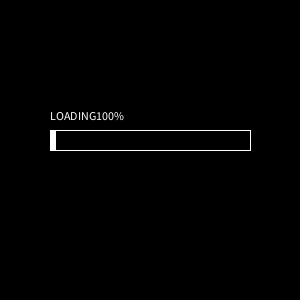
Frame 1 (no input)
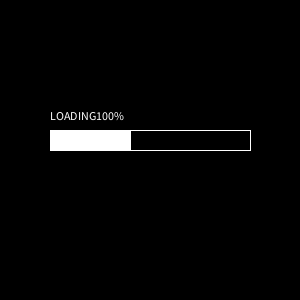
Frame 60 (the mouse pressed at the canvas centre just before this capture)
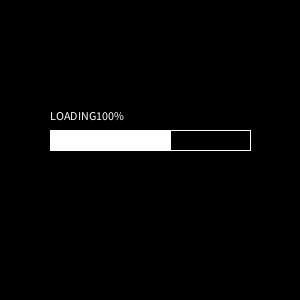
Frame 120 (the mouse held since frame 60 and released just before this capture)

The Processing sketch that drew these frames (run headless with seeded random() and noise(); from frame 60 on, the mouse is pressed at the canvas centre):

// Processing sketch: processing_85585
// ── processing_85585.pde

float percent = 0;
float milliSec = 0;
float dif = 0;

void setup()
{
  size(300, 300);
  background(0);
}

void draw()
{
  background(0);
  stroke(255);
  noFill();
  //rectMode(CENTER);
  
  rect(50, 130, 200, 20);
  fill(255);
  milliSec = map(millis()-dif, 0, 5000, 0, 200);
  if(millis()-dif <= 5000)  
  {
  if(milliSec < 200)
  {
    rect(50, 130, milliSec, 20);
  }
    else
    {
      rect(50, 130, 200, 20);
    }   
  }
  percent = 100;
  text("LOADING" + int(percent) + "%", 50, 120);
}

void mousePressed()
{
  if(milliSec >= 200)
    {
      dif = millis();
    }
}
